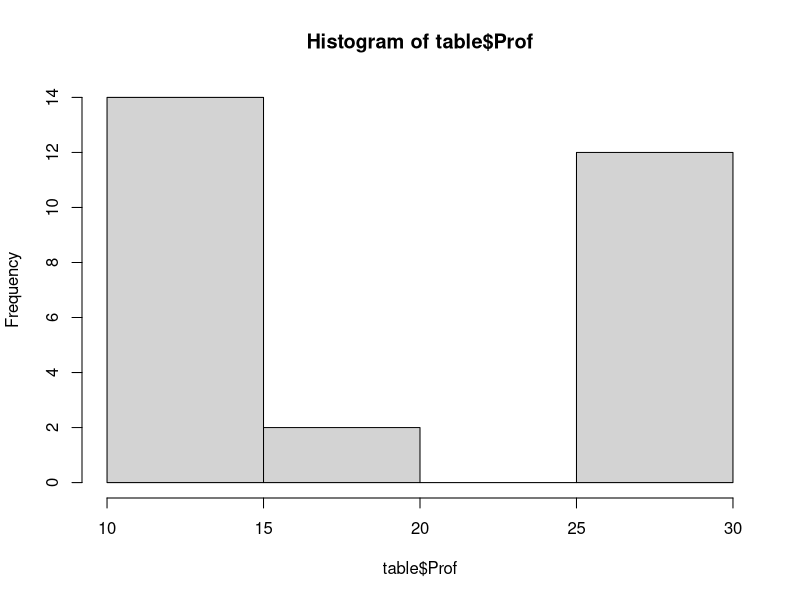
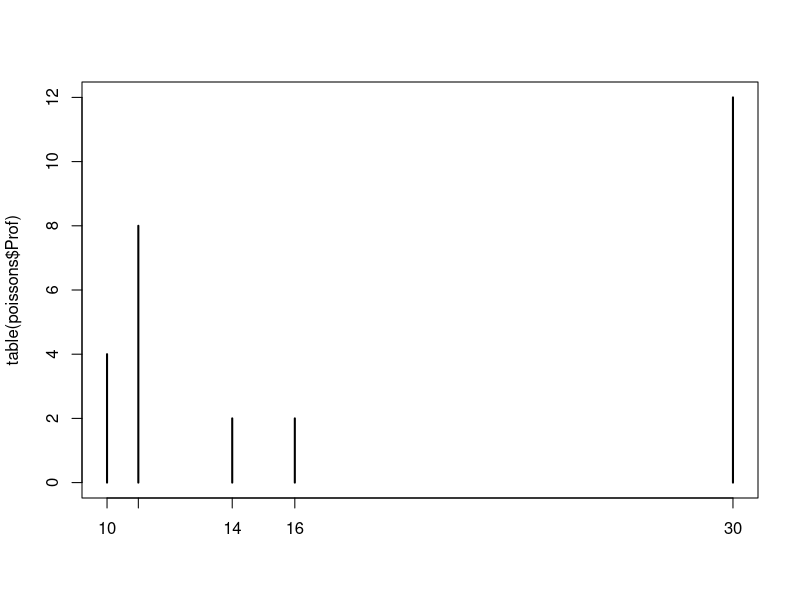
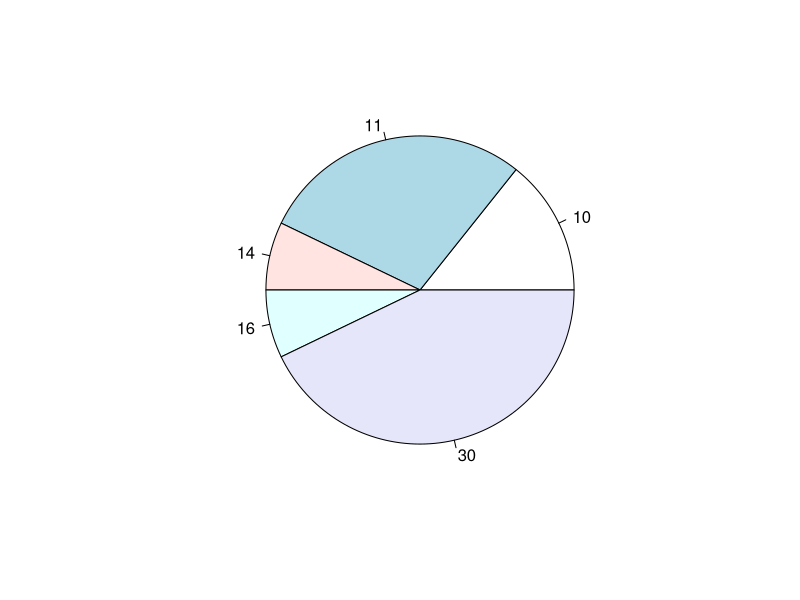
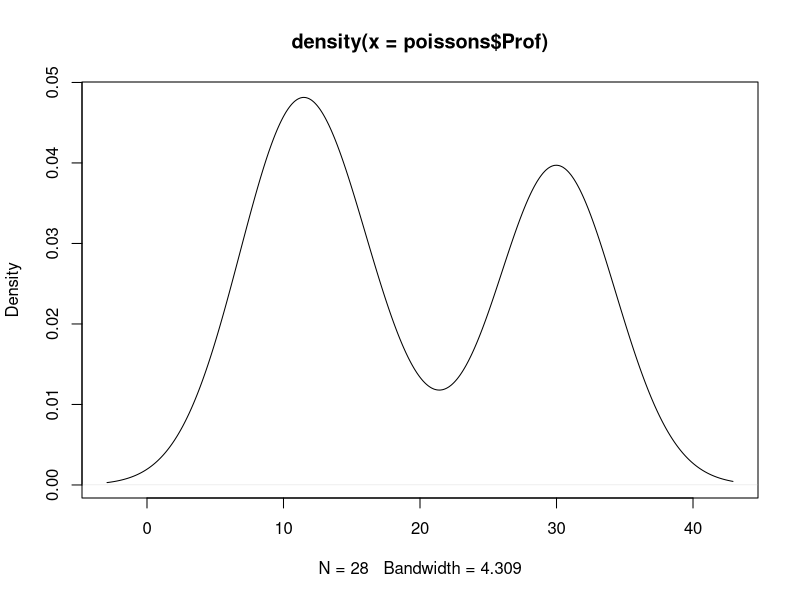
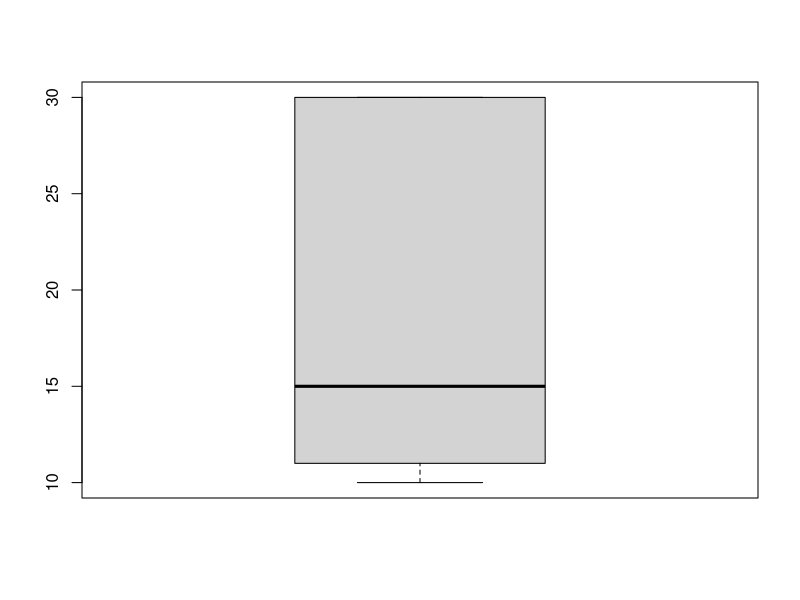
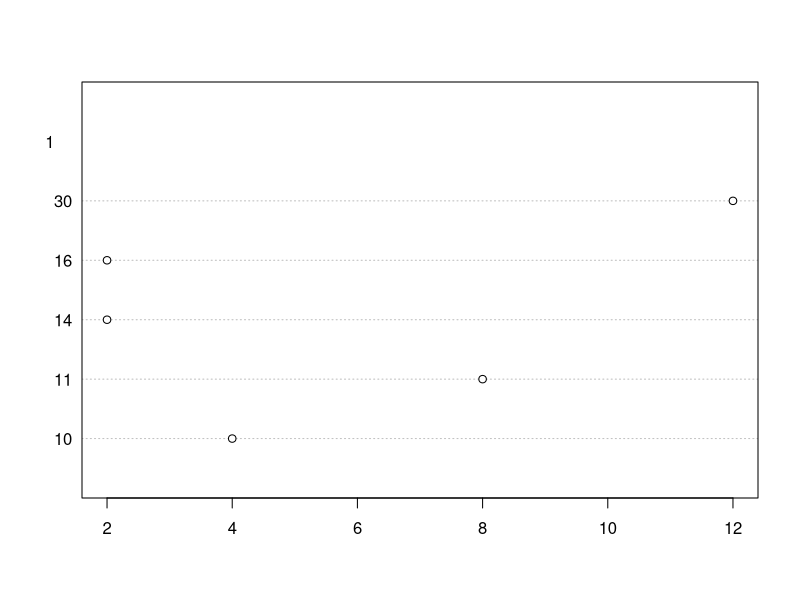

Write R code to recreate these figures, in order.
## ---- chunk 1
knitr::opts_chunk$set(echo = TRUE)

knitr::opts_knit$set(root.dir = normalizePath("C:/Users/Miquel Pons/Documents/starter-blog/static/files"))

knitr::kable
table <- function(data) { knitr::kable(data) }

## ---- chunk 2


table <- read.table("poissons.txt", sep = ";") 

## ---- chunk 3

mean (table$Prof)

## ---- chunk 4

sd (table$Prof)

## ---- chunk 5

min (table$Prof)

## ---- chunk 6

max (table$Prof)

## ---- chunk 7

range (table$Prof)

## ---- chunk 8

median (table$Prof)

## ---- chunk 9

quantile (table$Prof)

## ---- chunk 10

hist (table$Prof)

## ---- chunk 11


poissons <- table

table (poissons$Prof)

plot (table(poissons$Prof))

## ---- chunk 12

pie (table(poissons$Prof))

## ---- chunk 13

plot(density(poissons$Prof))

## ---- chunk 14

boxplot(poissons$Prof)

## ---- chunk 15

dotchart(as.matrix(table(poissons$Prof))) #étant donné que R attend une matrice pour ce graphique, il convient d'utiliser as.matrix afin de rentrer les valeurs sous forme de matrice

